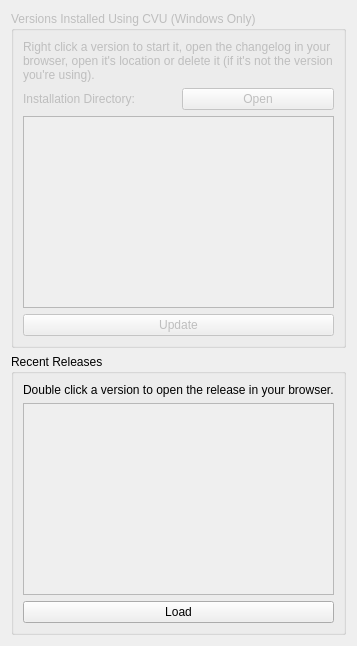
<?xml version="1.0" encoding="UTF-8"?>
<ui version="4.0">
 <class>ConfigureVersions</class>
 <widget class="QWidget" name="ConfigureVersions">
  <property name="minimumSize">
   <size>
    <width>0</width>
    <height>0</height>
   </size>
  </property>
  <property name="windowTitle">
   <string>Form</string>
  </property>
  <layout class="QVBoxLayout" name="_2">
   <item>
    <widget class="QGroupBox" name="versions_installed_using_cvu_group">
     <property name="enabled">
      <bool>false</bool>
     </property>
     <property name="title">
      <string>Versions Installed Using CVU (Windows Only)</string>
     </property>
     <layout class="QVBoxLayout" name="verticalLayout">
      <item>
       <widget class="QLabel" name="label">
        <property name="text">
         <string>Right click a version to start it, open the changelog in your browser, open it's location or delete it (if it's not the version you're using).</string>
        </property>
        <property name="wordWrap">
         <bool>true</bool>
        </property>
       </widget>
      </item>
      <item>
       <layout class="QHBoxLayout" name="horizontalLayout">
        <item>
         <widget class="QLabel" name="cvu_install_dir">
          <property name="text">
           <string>Installation Directory: </string>
          </property>
         </widget>
        </item>
        <item>
         <widget class="QPushButton" name="open_cvu_install_dir">
          <property name="text">
           <string>Open</string>
          </property>
         </widget>
        </item>
       </layout>
      </item>
      <item>
       <widget class="QListWidget" name="versions_installed_using_cvu"/>
      </item>
      <item>
       <widget class="QPushButton" name="update_versions_installed_using_cvu">
        <property name="text">
         <string>Update</string>
        </property>
       </widget>
      </item>
     </layout>
    </widget>
   </item>
   <item>
    <widget class="QGroupBox" name="groupBox_2">
     <property name="title">
      <string>Recent Releases</string>
     </property>
     <layout class="QVBoxLayout" name="verticalLayout_2">
      <item>
       <widget class="QLabel" name="label_2">
        <property name="text">
         <string>Double click a version to open the release in your browser.</string>
        </property>
       </widget>
      </item>
      <item>
       <widget class="QListWidget" name="recent_releases">
        <property name="enabled">
         <bool>false</bool>
        </property>
       </widget>
      </item>
      <item>
       <widget class="QPushButton" name="recent_releases_button">
        <property name="text">
         <string>Load</string>
        </property>
       </widget>
      </item>
     </layout>
    </widget>
   </item>
  </layout>
 </widget>
 <resources/>
 <connections/>
</ui>
